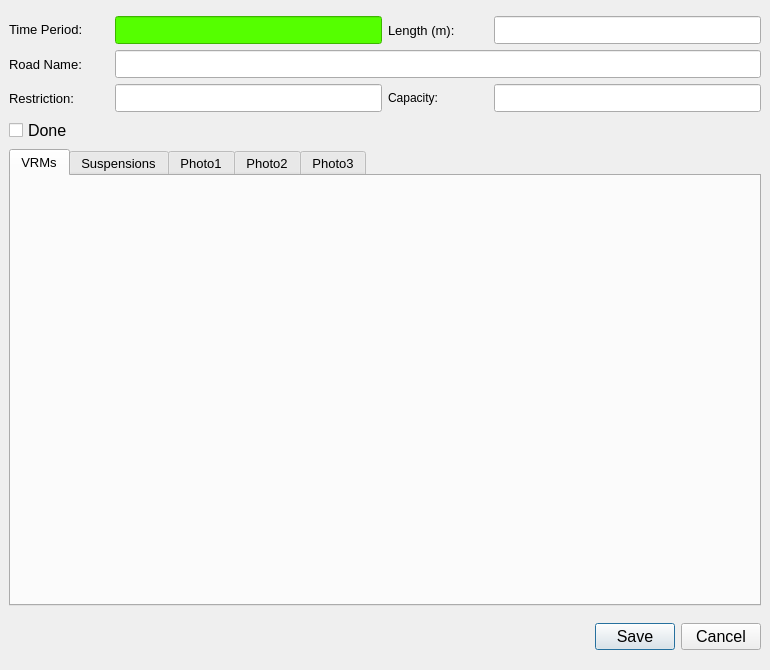
<?xml version="1.0" encoding="UTF-8"?>
<ui version="4.0">
 <class>Dialog</class>
 <widget class="QDialog" name="Dialog">
  <property name="geometry">
   <rect>
    <x>0</x>
    <y>0</y>
    <width>770</width>
    <height>670</height>
   </rect>
  </property>
  <property name="minimumSize">
   <size>
    <width>500</width>
    <height>640</height>
   </size>
  </property>
  <property name="maximumSize">
   <size>
    <width>1024</width>
    <height>1024</height>
   </size>
  </property>
  <property name="font">
   <font>
    <family>Arial</family>
   </font>
  </property>
  <property name="windowTitle">
   <string>Dialog</string>
  </property>
  <property name="sizeGripEnabled">
   <bool>false</bool>
  </property>
  <widget class="QWidget" name="layoutWidget">
   <property name="geometry">
    <rect>
     <x>9</x>
     <y>16</y>
     <width>752</width>
     <height>646</height>
    </rect>
   </property>
   <layout class="QGridLayout" name="gridLayout_11">
    <item row="1" column="0">
     <widget class="QTabWidget" name="Details">
      <property name="sizePolicy">
       <sizepolicy hsizetype="Expanding" vsizetype="Expanding">
        <horstretch>1</horstretch>
        <verstretch>0</verstretch>
       </sizepolicy>
      </property>
      <property name="minimumSize">
       <size>
        <width>750</width>
        <height>425</height>
       </size>
      </property>
      <property name="maximumSize">
       <size>
        <width>1024</width>
        <height>1024</height>
       </size>
      </property>
      <property name="font">
       <font>
        <family>Arial</family>
        <pointsize>10</pointsize>
       </font>
      </property>
      <property name="cursor">
       <cursorShape>IBeamCursor</cursorShape>
      </property>
      <property name="mouseTracking">
       <bool>true</bool>
      </property>
      <property name="acceptDrops">
       <bool>true</bool>
      </property>
      <property name="currentIndex">
       <number>0</number>
      </property>
      <widget class="QWidget" name="Demand">
       <attribute name="title">
        <string>VRMs</string>
       </attribute>
       <layout class="QGridLayout" name="gridLayout_5">
        <item row="0" column="0">
         <layout class="QGridLayout" name="gridLayout_4"/>
        </item>
       </layout>
      </widget>
      <widget class="QWidget" name="Suspension_Details">
       <attribute name="title">
        <string>Suspensions</string>
       </attribute>
       <layout class="QGridLayout" name="gridLayout_2">
        <item row="2" column="1" colspan="3">
         <widget class="QLineEdit" name="SuspensionReference">
          <property name="minimumSize">
           <size>
            <width>390</width>
            <height>25</height>
           </size>
          </property>
          <property name="maximumSize">
           <size>
            <width>390</width>
            <height>25</height>
           </size>
          </property>
         </widget>
        </item>
        <item row="5" column="0" colspan="4">
         <widget class="QLineEdit" name="SuspensionNotes">
          <property name="minimumSize">
           <size>
            <width>0</width>
            <height>100</height>
           </size>
          </property>
          <property name="font">
           <font>
            <family>Arial</family>
            <pointsize>10</pointsize>
           </font>
          </property>
          <property name="focusPolicy">
           <enum>Qt::ClickFocus</enum>
          </property>
          <property name="alignment">
           <set>Qt::AlignLeading|Qt::AlignLeft|Qt::AlignTop</set>
          </property>
         </widget>
        </item>
        <item row="4" column="0">
         <widget class="QLabel" name="Susp_Reason_Label_2">
          <property name="mouseTracking">
           <bool>true</bool>
          </property>
          <property name="acceptDrops">
           <bool>true</bool>
          </property>
          <property name="text">
           <string>Suspension Notes:</string>
          </property>
          <property name="wordWrap">
           <bool>true</bool>
          </property>
         </widget>
        </item>
        <item row="0" column="0">
         <widget class="QLabel" name="lbl_NrBaysSuspended">
          <property name="mouseTracking">
           <bool>true</bool>
          </property>
          <property name="acceptDrops">
           <bool>true</bool>
          </property>
          <property name="text">
           <string>Nr Spaces Suspended:</string>
          </property>
          <property name="wordWrap">
           <bool>true</bool>
          </property>
         </widget>
        </item>
        <item row="0" column="1" colspan="2">
         <widget class="QLineEdit" name="NrBaysSuspended">
          <property name="minimumSize">
           <size>
            <width>150</width>
            <height>25</height>
           </size>
          </property>
          <property name="maximumSize">
           <size>
            <width>150</width>
            <height>25</height>
           </size>
          </property>
          <property name="styleSheet">
           <string notr="true">background-color: rgb(85, 255, 0);</string>
          </property>
         </widget>
        </item>
        <item row="2" column="0">
         <widget class="QLabel" name="NrBaysSuspended_2">
          <property name="mouseTracking">
           <bool>true</bool>
          </property>
          <property name="acceptDrops">
           <bool>true</bool>
          </property>
          <property name="text">
           <string>Suspension Reference:</string>
          </property>
          <property name="wordWrap">
           <bool>true</bool>
          </property>
         </widget>
        </item>
        <item row="1" column="0">
         <widget class="QLabel" name="Susp_Reason_Label">
          <property name="mouseTracking">
           <bool>true</bool>
          </property>
          <property name="acceptDrops">
           <bool>true</bool>
          </property>
          <property name="text">
           <string>Reason for Suspension:</string>
          </property>
          <property name="wordWrap">
           <bool>true</bool>
          </property>
         </widget>
        </item>
        <item row="1" column="1">
         <widget class="QLineEdit" name="SuspensionReason">
          <property name="minimumSize">
           <size>
            <width>390</width>
            <height>25</height>
           </size>
          </property>
          <property name="maximumSize">
           <size>
            <width>390</width>
            <height>25</height>
           </size>
          </property>
          <property name="font">
           <font>
            <family>Arial</family>
            <pointsize>10</pointsize>
           </font>
          </property>
          <property name="focusPolicy">
           <enum>Qt::ClickFocus</enum>
          </property>
         </widget>
        </item>
       </layout>
      </widget>
      <widget class="QWidget" name="Photos_01">
       <attribute name="title">
        <string>Photo1</string>
       </attribute>
       <layout class="QGridLayout" name="gridLayout_8"/>
      </widget>
      <widget class="QWidget" name="Photos_02">
       <attribute name="title">
        <string>Photo2</string>
       </attribute>
       <layout class="QGridLayout" name="gridLayout_7"/>
      </widget>
      <widget class="QWidget" name="Photos_03">
       <attribute name="title">
        <string>Photo3</string>
       </attribute>
       <layout class="QGridLayout" name="gridLayout"/>
      </widget>
     </widget>
    </item>
    <item row="2" column="0">
     <widget class="QDialogButtonBox" name="button_box">
      <property name="minimumSize">
       <size>
        <width>200</width>
        <height>50</height>
       </size>
      </property>
      <property name="font">
       <font>
        <family>Arial</family>
        <pointsize>12</pointsize>
        <weight>50</weight>
        <bold>false</bold>
        <kerning>true</kerning>
       </font>
      </property>
      <property name="orientation">
       <enum>Qt::Horizontal</enum>
      </property>
      <property name="standardButtons">
       <set>QDialogButtonBox::Cancel|QDialogButtonBox::Save</set>
      </property>
      <property name="centerButtons">
       <bool>false</bool>
      </property>
     </widget>
    </item>
    <item row="0" column="0">
     <layout class="QGridLayout" name="gridLayout_3">
      <item row="1" column="0">
       <widget class="QLabel" name="label">
        <property name="minimumSize">
         <size>
          <width>100</width>
          <height>22</height>
         </size>
        </property>
        <property name="maximumSize">
         <size>
          <width>1024</width>
          <height>22</height>
         </size>
        </property>
        <property name="font">
         <font>
          <family>Arial</family>
          <pointsize>10</pointsize>
         </font>
        </property>
        <property name="text">
         <string>Road Name:</string>
        </property>
       </widget>
      </item>
      <item row="0" column="2">
       <widget class="QLabel" name="label_5">
        <property name="minimumSize">
         <size>
          <width>100</width>
          <height>22</height>
         </size>
        </property>
        <property name="maximumSize">
         <size>
          <width>1024</width>
          <height>22</height>
         </size>
        </property>
        <property name="font">
         <font>
          <family>Arial</family>
          <pointsize>10</pointsize>
         </font>
        </property>
        <property name="text">
         <string>Length (m):</string>
        </property>
       </widget>
      </item>
      <item row="0" column="3">
       <widget class="QLineEdit" name="RestrictionLength">
        <property name="minimumSize">
         <size>
          <width>140</width>
          <height>28</height>
         </size>
        </property>
        <property name="maximumSize">
         <size>
          <width>1024</width>
          <height>28</height>
         </size>
        </property>
        <property name="font">
         <font>
          <family>Arial</family>
          <pointsize>10</pointsize>
         </font>
        </property>
        <property name="readOnly">
         <bool>true</bool>
        </property>
       </widget>
      </item>
      <item row="4" column="0">
       <widget class="QCheckBox" name="Done">
        <property name="minimumSize">
         <size>
          <width>100</width>
          <height>25</height>
         </size>
        </property>
        <property name="maximumSize">
         <size>
          <width>1024</width>
          <height>25</height>
         </size>
        </property>
        <property name="font">
         <font>
          <family>Arial</family>
          <pointsize>12</pointsize>
         </font>
        </property>
        <property name="text">
         <string>Done</string>
        </property>
       </widget>
      </item>
      <item row="0" column="1">
       <widget class="QLineEdit" name="SurveyBeatTitle">
        <property name="minimumSize">
         <size>
          <width>250</width>
          <height>28</height>
         </size>
        </property>
        <property name="maximumSize">
         <size>
          <width>1024</width>
          <height>28</height>
         </size>
        </property>
        <property name="font">
         <font>
          <family>Arial</family>
          <pointsize>10</pointsize>
         </font>
        </property>
        <property name="styleSheet">
         <string notr="true">background-color: rgb(85, 255, 0);</string>
        </property>
       </widget>
      </item>
      <item row="0" column="0">
       <widget class="QLabel" name="label_3">
        <property name="minimumSize">
         <size>
          <width>100</width>
          <height>25</height>
         </size>
        </property>
        <property name="maximumSize">
         <size>
          <width>1024</width>
          <height>25</height>
         </size>
        </property>
        <property name="font">
         <font>
          <family>Arial</family>
          <pointsize>10</pointsize>
         </font>
        </property>
        <property name="text">
         <string>Time Period:</string>
        </property>
       </widget>
      </item>
      <item row="1" column="1" colspan="3">
       <widget class="QLineEdit" name="RoadName">
        <property name="minimumSize">
         <size>
          <width>440</width>
          <height>28</height>
         </size>
        </property>
        <property name="maximumSize">
         <size>
          <width>1024</width>
          <height>28</height>
         </size>
        </property>
        <property name="font">
         <font>
          <family>Arial</family>
          <pointsize>10</pointsize>
         </font>
        </property>
        <property name="inputMask">
         <string/>
        </property>
        <property name="alignment">
         <set>Qt::AlignJustify|Qt::AlignVCenter</set>
        </property>
        <property name="readOnly">
         <bool>true</bool>
        </property>
        <property name="placeholderText">
         <string/>
        </property>
       </widget>
      </item>
      <item row="2" column="0">
       <widget class="QLabel" name="label_2">
        <property name="minimumSize">
         <size>
          <width>80</width>
          <height>22</height>
         </size>
        </property>
        <property name="maximumSize">
         <size>
          <width>1024</width>
          <height>22</height>
         </size>
        </property>
        <property name="font">
         <font>
          <family>Arial</family>
          <pointsize>10</pointsize>
         </font>
        </property>
        <property name="text">
         <string>Restriction:</string>
        </property>
       </widget>
      </item>
      <item row="2" column="1">
       <widget class="QLineEdit" name="RestrictionDetails">
        <property name="minimumSize">
         <size>
          <width>240</width>
          <height>28</height>
         </size>
        </property>
        <property name="maximumSize">
         <size>
          <width>1024</width>
          <height>28</height>
         </size>
        </property>
        <property name="font">
         <font>
          <family>Arial</family>
          <pointsize>10</pointsize>
         </font>
        </property>
       </widget>
      </item>
      <item row="2" column="2">
       <widget class="QLabel" name="label_4">
        <property name="text">
         <string>Capacity:</string>
        </property>
       </widget>
      </item>
      <item row="2" column="3">
       <widget class="QLineEdit" name="Capacity">
        <property name="minimumSize">
         <size>
          <width>140</width>
          <height>28</height>
         </size>
        </property>
       </widget>
      </item>
     </layout>
    </item>
   </layout>
  </widget>
 </widget>
 <tabstops>
  <tabstop>RoadName</tabstop>
  <tabstop>button_box</tabstop>
  <tabstop>SurveyBeatTitle</tabstop>
  <tabstop>RestrictionLength</tabstop>
  <tabstop>Details</tabstop>
  <tabstop>NrBaysSuspended</tabstop>
  <tabstop>SuspensionReference</tabstop>
 </tabstops>
 <resources/>
 <connections>
  <connection>
   <sender>button_box</sender>
   <signal>accepted()</signal>
   <receiver>Dialog</receiver>
   <slot>accept()</slot>
   <hints>
    <hint type="sourcelabel">
     <x>194</x>
     <y>558</y>
    </hint>
    <hint type="destinationlabel">
     <x>299</x>
     <y>299</y>
    </hint>
   </hints>
  </connection>
  <connection>
   <sender>button_box</sender>
   <signal>rejected()</signal>
   <receiver>Dialog</receiver>
   <slot>reject()</slot>
   <hints>
    <hint type="sourcelabel">
     <x>109</x>
     <y>607</y>
    </hint>
    <hint type="destinationlabel">
     <x>384</x>
     <y>319</y>
    </hint>
   </hints>
  </connection>
 </connections>
</ui>
